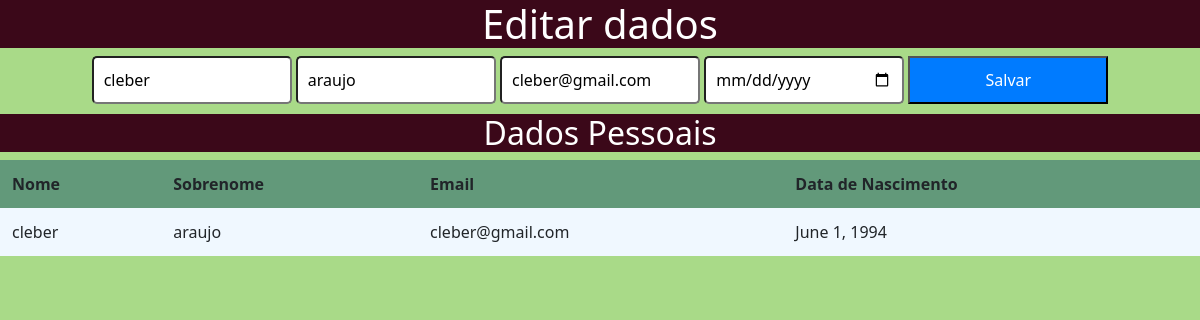
Page /editar/18 on the committed database.
### core/models.py (models this page shows, shortened)
class Pessoa(models.Model):
    nome = models.CharField(max_length=100)
    sobrenome = models.CharField(max_length=30)
    email = models.EmailField(max_length=100)
    data_nascimento = models.DateField()

### core/views.py (the view)
# urls.py: path('editar/<int:id>', editar, name='editar'),
def editar(request, id):
    pessoa = Pessoa.objects.get(id=id)
    return render(request, "update.html", {"pessoa": pessoa})

### core/templates/update.html (shortened to what this page needs)
{% load static %}
<!DOCTYPE html>
<html lang="en">
<head>
<head>
    <link rel="stylesheet" type="text/css" href="{% static 'css/style.css' %}"/>
</head>
    <link rel="stylesheet" href="https://cdnjs.cloudflare.com/ajax/libs/font-awesome/4.7.0/css/font-awesome.min.css">
    <link href="https://cdn.jsdelivr.net/npm/bootstrap@5.2.0-beta1/dist/css/bootstrap.min.css" rel="stylesheet">
</head>
<body>
    <h1>Editar dados</h1>
    <form action="{% url 'update' pessoa.id %}" method="POST">
        <input type="text" name="nome" value="{{ pessoa.nome }}" placeholder="Nome">
        <input type="text" name="sobrenome" value="{{ pessoa.sobrenome }}" placeholder="Sobrenome">
        <input type="email" name="email" value="{{ pessoa.email }}" placeholder="Email">
        <input type="date" name="data_nascimento" value="{{ pessoa.data_nascimento }}" placeholder="Data de Nascimento">
        <button type="submit">Salvar</button>
    </form>
    <h2>Dados Pessoais</h2>
    <table>
        <thead>
            <tr class="tr">
                <th>Nome</th>
                <th>Sobrenome</th>
                <th>Email</th>
                <th>Data de Nascimento</th>
            </tr>
        </thead>
        <tbody>
            <tr>
                <td>{{ pessoa.nome }} </td>
                <td>{{ pessoa.sobrenome }}</td>
                <td>{{ pessoa.email }}</td>
                <td>{{ pessoa.data_nascimento }}</td>
            </tr>
        </tbody>
    </table>
</body>
</html>

### core/static/css/style.css (style rules this page uses)
table { background-color: aliceblue; }
table { border-collapse: collapse; width: 100%; }
.tr { background-color: #62997a; padding: 10px; text-align: left; }
th, td { padding: 12px; text-align: left; border-bottom: 2px solid #ceecd4; }
form { text-align: center; }
button { background-color: #007bff; color: #fff; cursor: pointer; }
input, button { display: inline-block; width: 200px; padding: 10px; margin-bottom: 10px; border-radius: 5px; }
h1, h2, h3 { background-color: #3b0819; color: rgb(242, 235, 235); text-align: center; }

### core/templates/update.html (style rules this page uses)
input, button { padding: 10px; margin-bottom: 10px; }
h1, h2, h3 { color: #ffffff; }
body { background-color: #a9da88; }

### rows in the picture
Pessoa: nome "cleber", sobrenome "araujo", email "cleber@gmail.com", data_nascimento "June 1, 1994"
